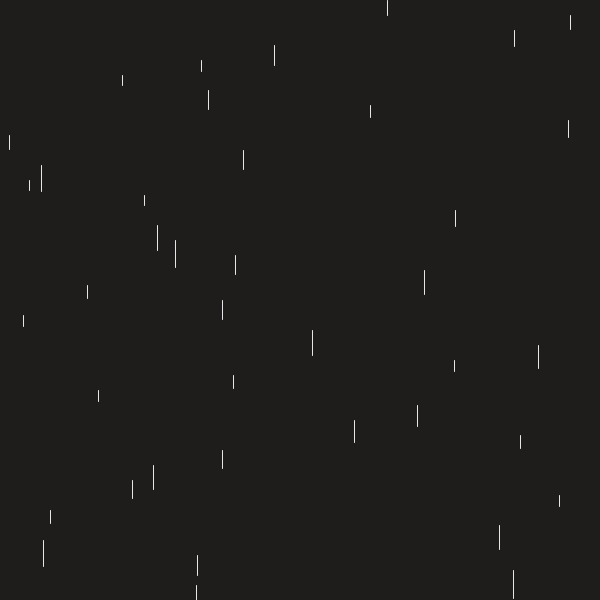
Frame 1 (no input)
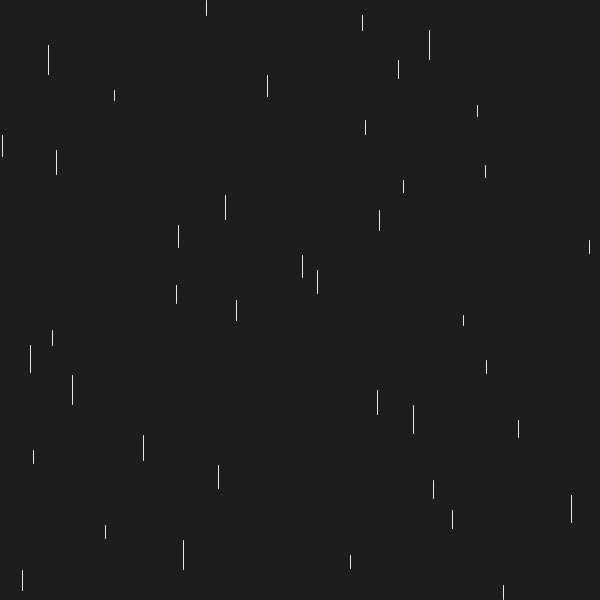
Frame 60 (the mouse pressed at the canvas centre just before this capture)
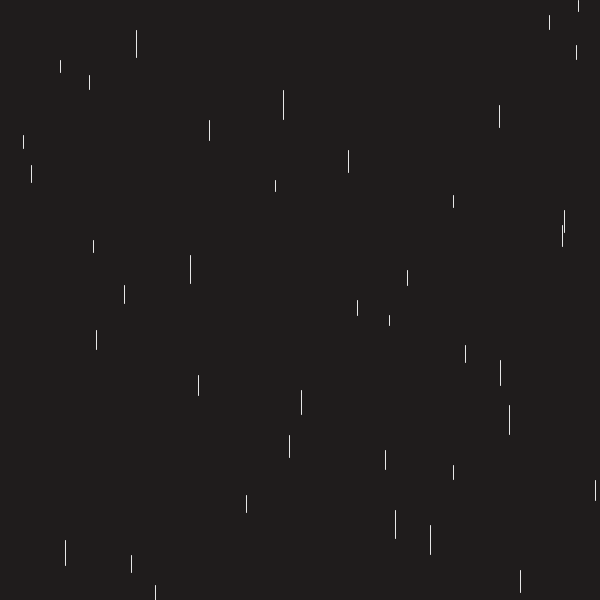
Frame 120 (the mouse held since frame 60 and released just before this capture)

The Processing sketch that drew these frames (run headless with seeded random() and noise(); from frame 60 on, the mouse is pressed at the canvas centre):

// Processing sketch: processing_163619
// ── processing_163619.pde

void setup()

{
  size(600,600);
  noStroke();
  frameRate(15);
  smooth(8);
}

void draw()
{
  background(#1F1C1C);
  stroke(230);
  strokeWeight(1);
  for (float x=0; x<width; x+=15) {
    float X=random(0,width);
    float Sz=random(10,30);
    line(X,x,X,x+Sz);
  }
}

void mousePressed()
{
  background(150);
  smooth(200);
}
